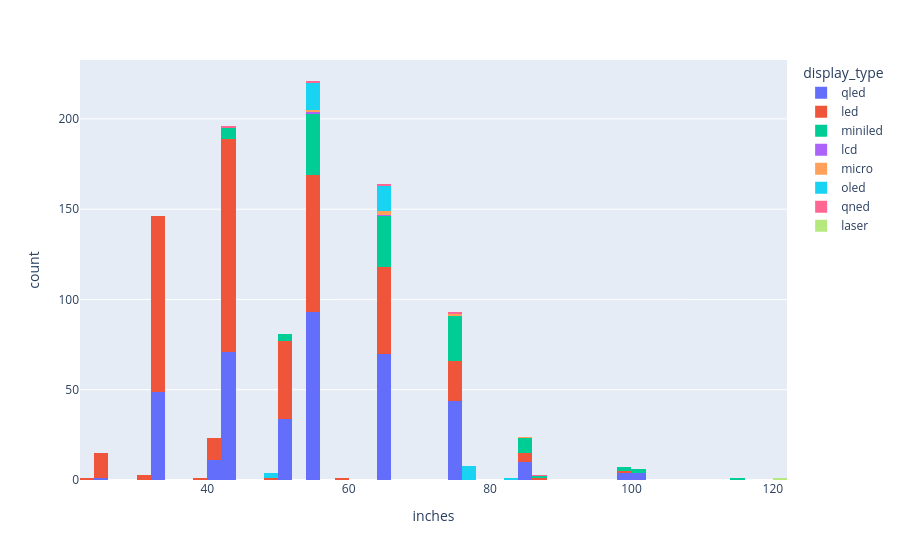

The cell this chart's notebook holds for it:
### Code cell
px.histogram(df, 'inches', color='display_type')

### Figure 1 — Plotly figure (JSON) as saved in the notebook; plotly's stock layout.template omitted (floating-point values rounded to 4 significant figures; data arrays with more than 128 entries replaced by an {"elided": "..."} marker saying what was removed)
{"data": [{"alignmentgroup": "True", "bingroup": "x", "hovertemplate": "display_type=qled<br>inches=%{x}<br>count=%{y}<extra></extra>", "legendgroup": "qled", "marker": {"color": "#636efa", "pattern": {"shape": ""}}, "name": "qled", "offsetgroup": "qled", "orientation": "v", "showlegend": true, "type": "histogram", "x": {"elided": "391 float values"}, "xaxis": "x", "yaxis": "y"}, {"alignmentgroup": "True", "bingroup": "x", "hovertemplate": "display_type=led<br>inches=%{x}<br>count=%{y}<extra></extra>", "legendgroup": "led", "marker": {"color": "#EF553B", "pattern": {"shape": ""}}, "name": "led", "offsetgroup": "led", "orientation": "v", "showlegend": true, "type": "histogram", "x": {"elided": "444 float values"}, "xaxis": "x", "yaxis": "y"}, {"alignmentgroup": "True", "bingroup": "x", "hovertemplate": "display_type=miniled<br>inches=%{x}<br>count=%{y}<extra></extra>", "legendgroup": "miniled", "marker": {"color": "#00cc96", "pattern": {"shape": ""}}, "name": "miniled", "offsetgroup": "miniled", "orientation": "v", "showlegend": true, "type": "histogram", "x": [55, 55, 43, 55, 55, 65, 55, 43, 55, 43, 55, 65, 43, 55, 75, 55, 65, 75, 65, 55, 55, 55, 55, 55, 55, 65, 55, 43, 65, 55, 85, 55, 65, 65, 55, 43, 65, 75, 55, 85, 65, 55, 75, 65, 55, 65, 65, 55, 50, 75, 86, 65, 65, 75, 75, 50, 65, 85, 65, 75, 75, 75, 75, 75, 50, 55, 65, 65, 65, 75, 50, 85, 75, 85, 98, 75, 65, 85, 55, 65, 55, 100, 85, 75, 75, 75, 55, 55, 75, 55, 65, 55, 115, 65, 55, 75, 65, 55, 55, 98, 100, 75, 75, 55, 75, 65, 75, 65, 75, 85, 65], "xaxis": "x", "yaxis": "y"}, {"alignmentgroup": "True", "bingroup": "x", "hovertemplate": "display_type=lcd<br>inches=%{x}<br>count=%{y}<extra></extra>", "legendgroup": "lcd", "marker": {"color": "#ab63fa", "pattern": {"shape": ""}}, "name": "lcd", "offsetgroup": "lcd", "orientation": "v", "showlegend": true, "type": "histogram", "x": [65, 55], "xaxis": "x", "yaxis": "y"}, {"alignmentgroup": "True", "bingroup": "x", "hovertemplate": "display_type=micro<br>inches=%{x}<br>count=%{y}<extra></extra>", "legendgroup": "micro", "marker": {"color": "#FFA15A", "pattern": {"shape": ""}}, "name": "micro", "offsetgroup": "micro", "orientation": "v", "showlegend": true, "type": "histogram", "x": [85, 65, 55, 75, 65], "xaxis": "x", "yaxis": "y"}, {"alignmentgroup": "True", "bingroup": "x", "hovertemplate": "display_type=oled<br>inches=%{x}<br>count=%{y}<extra></extra>", "legendgroup": "oled", "marker": {"color": "#19d3f3", "pattern": {"shape": ""}}, "name": "oled", "offsetgroup": "oled", "orientation": "v", "showlegend": true, "type": "histogram", "x": [55, 55, 65, 48, 77, 55, 65, 55, 55, 55, 77, 48, 65, 55, 65, 77, 65, 55, 55, 55, 65, 65, 77, 77, 77, 83, 65, 65, 77, 48, 55, 77, 55, 55, 55, 65, 65, 65, 65, 65, 55], "xaxis": "x", "yaxis": "y"}, {"alignmentgroup": "True", "bingroup": "x", "hovertemplate": "display_type=qned<br>inches=%{x}<br>count=%{y}<extra></extra>", "legendgroup": "qned", "marker": {"color": "#FF6692", "pattern": {"shape": ""}}, "name": "qned", "offsetgroup": "qned", "orientation": "v", "showlegend": true, "type": "histogram", "x": [86, 55, 75, 65, 43], "xaxis": "x", "yaxis": "y"}, {"alignmentgroup": "True", "bingroup": "x", "hovertemplate": "display_type=laser<br>inches=%{x}<br>count=%{y}<extra></extra>", "legendgroup": "laser", "marker": {"color": "#B6E880", "pattern": {"shape": ""}}, "name": "laser", "offsetgroup": "laser", "orientation": "v", "showlegend": true, "type": "histogram", "x": [120], "xaxis": "x", "yaxis": "y"}], "layout": {"barmode": "relative", "legend": {"title": {"text": "display_type"}, "tracegroupgap": 0}, "margin": {"t": 60}, "xaxis": {"anchor": "y", "domain": [0, 1], "title": {"text": "inches"}}, "yaxis": {"anchor": "x", "domain": [0, 1], "title": {"text": "count"}}}}
